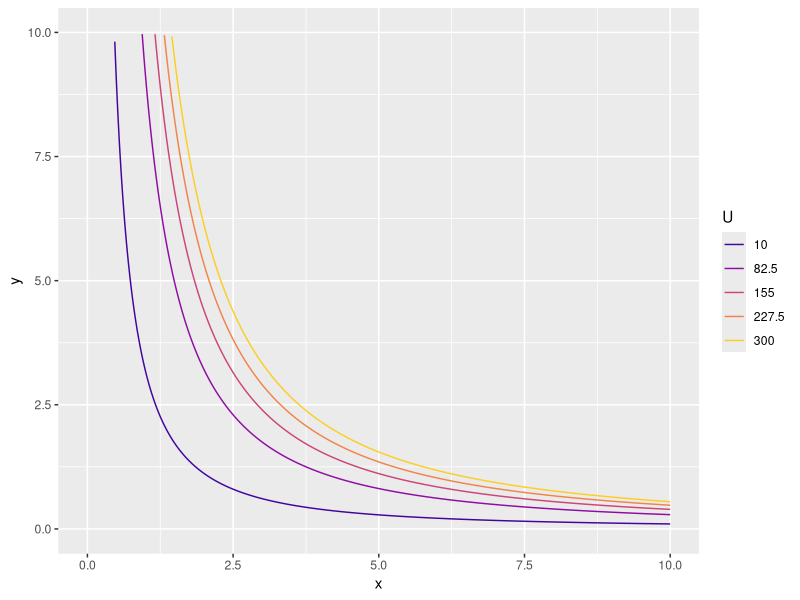

Generate this figure with R:
#Fix bug that occurs when eliminated game is 1x2 or 2x1

install.packages("tidyverse")
install.packages("ggplot2")
library(tidyverse)
library(ggplot2)

#Want:
###Learn&Practice (Include PDF viewer for notes):
######Derivative rules
######MRS
######Budget Line
######Constrained Optimization
######Income Expansion path
######Engle Curve
######Income/Substitution Effect (when price of good,income changes)
######Classify: Complements, Substitutes
######Classify: Giffin, Inferior, Normal, Luxury
######Elasticities

###Test:
######
#Input a function
#
input = "x^3 * y^2"
Ufun = parse(text = input)

MUx=D(Ufun, 'x')
MUy=D(Ufun, 'y')


Px=5
Py=2
I=20

getVars <- function(Ufun, x, y, Px, Py, I) {
  MUx = eval(MUx)
  MUy = eval(MUy)
  MRSxy = MUx/MUy
  Cost = x*Px + y*Py
  U = eval(Ufun)
  slopeBL = Px/Py
  return(c(MUx, MUy, MRSxy, U, Cost, slopeBL, x, y))
}

solveBundle = function(x) crossprod(getVars(Ufun, x[1], x[2], Px, Py, I)[c(3,5)] - c(Px/Py, I))

Py=5

exactBundle = function(){
  precision = .0001
  result = optim(c(1,1), solveBundle)$par
  result1 = optim(result, solveBundle)$par
  diff = abs(result-result1)
  while ((diff>precision)[1]||(diff>precision)[2]){
    result = result1
    result1 = optim(result, solveBundle)$par
    diff = abs(result-result1)
  }
  return(result1)
}

bundle1=exactBundle()
result1=round(getVars(Ufun, bundle1[1], bundle1[2], Px, Py, I),2)
result1

Py=1

solveIntermediate = function(x) crossprod(getVars(Ufun, x[1], x[2], Px, Py, I)[c(3,4)] - c(Px/Py, result1[4]))

exactIntermediate = function(){
  precision = .0001
  result = optim(c(1,1), solveIntermediate)$par
  result1 = optim(result, solveIntermediate)$par
  diff = abs(result-result1)
  while ((diff>precision)[1]||(diff>precision)[2]){
    result = result1
    result1 = optim(result, solveIntermediate)$par
    diff = abs(result-result1)
  }
  return(result1)
}

bundle2=exactIntermediate()
result2=round(getVars(Ufun, bundle2[1], bundle2[2], Px, Py, I),2)
result2


########################################### GRAPHS ######################################################

######Indifference Curves######

UCurves = 5
Umin = 10
Umax = 300
xmax = 10
ymax = 10
U = seq(Umin, Umax, length.out = UCurves)
x = seq(0,xmax,.01)


fn <- function(Ufun, x, y) {
  U <- eval(Ufun) 
  return(U)
}


yvals = function(x,i){
fn2 <- function(y) crossprod(fn(Ufun,x,y) - c(U[i]))
y = optimize(fn2,c(0:100))$minimum
return(y)
}


for (i in 1:length(U)){
  y = sapply(x, yvals, i=i)
  
  if(i == 1){
    tib=tibble(x=x, y=y, U=as.factor(U[i]))
  } else {
    new_u = tibble(x=x, y=y, U=as.factor(U[i]))
    tib = tib %>%
      bind_rows(new_u, id=NULL)
  }

}


ggplot(data = tib, aes(x=x, y=y, color=U))+
  geom_line()+
  scale_color_viridis_d(begin = .1, end = .9, option="plasma")+
  scale_x_continuous(limits = c(0,xmax))+
  scale_y_continuous(limits = c(0,ymax)) 

######Budget Lines######

######Income Expansion Path######

######Constrained Optimization######

######Substitution/Income/Total Effect######


############################# Demand Curve ###########################################

############################ Engle Curve ############################################
